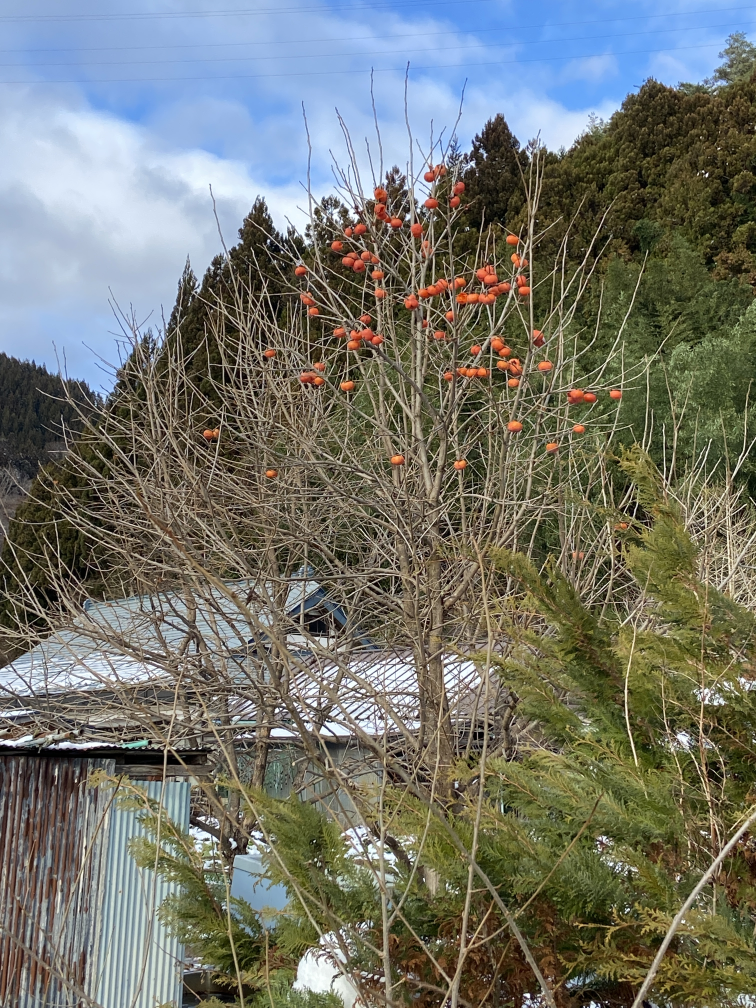
#> input picture img/kaki.JPG, 3024 x 4032 px (shown at 1/4 size)
$ python kaki_detection.py
#> lines starting #> are read from the running program, lines starting #| are printed output that depends on the picture; after the words box and inside, x2 and y2 are one past the last pixel; in counts of white or black regions, pixels touching at a corner belong together
import numpy as np
import cv2
from scipy.optimize import curve_fit

IMAGE_PATH = "./img/kaki.JPG"
OUTPUT_MASKED_IMAGE_PATH = './img/masked_kaki.jpg'
OUTPUT_CONTOURED_IMAGE_PATH = './img/contoured_kaki.jpg'


def gaussian(x, amplitude, mean, stddev):
    return amplitude * np.exp(-((x - mean) ** 2) / (2 * stddev ** 2))

# 画像を読み込み
kaki_img = cv2.imread(IMAGE_PATH)
#> kaki_img is the input picture: shape (4032, 3024, 3); mean B, G, R 108.5, 116.9, 114.9
# 画像をHSVに変換
kaki_HSV = cv2.cvtColor(kaki_img, cv2.COLOR_BGR2HSV)
#> kaki_HSV: shape (4032, 3024, 3); mean H, S, V 47.5, 94.5, 132.6
# 中央値フィルタを使用してノイズを減らす
kaki_blur = cv2.medianBlur(kaki_HSV, 21)
#> kaki_blur: shape (4032, 3024, 3); mean H, S, V 46.7, 87.8, 130.6

# オレンジ色のHSV範囲を調整
lower_orange = np.array([5, 130, 150])
upper_orange = np.array([30, 255, 255])

# HSV画像からオレンジ色の部分のみをマスクとして取得
mask_orange = cv2.inRange(kaki_blur, lower_orange, upper_orange)
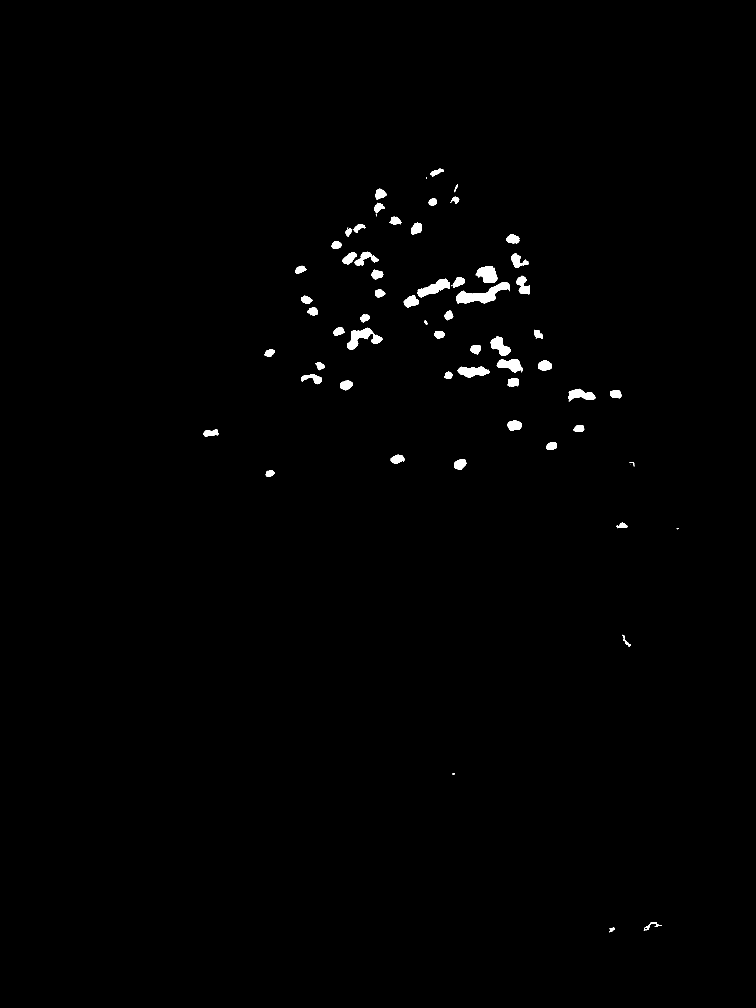
#> mask_orange: shape (4032, 3024) (shown at 1/4 size); 0.7% white; 69 white regions (8 under 20 px), largest, box (x1, y1, x2, y2) and area: (1825, 1128, 2040, 1215) 7596, (1388, 1311, 1531, 1399) 5002, (1670, 1115, 1800, 1190) 4307

# 膨張処理をマスクに適用
kernel = np.ones((5, 5), np.uint8)
mask_orange_dilated = cv2.dilate(mask_orange, kernel, iterations=2)
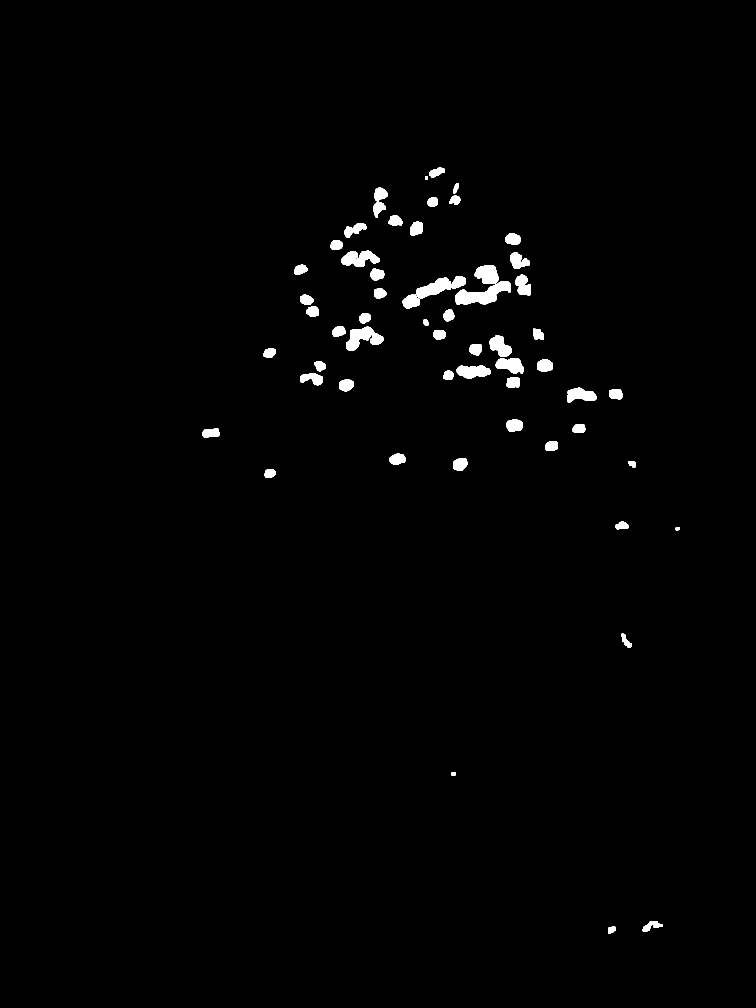
#> mask_orange_dilated: shape (4032, 3024) (shown at 1/4 size); 1.1% white; 58 white regions

# マスクを元の画像に適用してオレンジ色の部分のみを抽出
kaki_masked = cv2.bitwise_and(kaki_img, kaki_img, mask=mask_orange_dilated)

# マスクされた画像をファイルに書き出す
cv2.imwrite(OUTPUT_MASKED_IMAGE_PATH, kaki_masked)

# マスクされた画像に輪郭を描く
kaki_contoured = kaki_img.copy()

# マスクから輪郭を見つける
contours, _ = cv2.findContours(mask_orange_dilated, cv2.RETR_TREE, cv2.CHAIN_APPROX_SIMPLE)
#> contours = 59 contours, 1 with area under 20; largest, box (x1, y1, x2, y2) and area: (1821, 1124, 2044, 1219) 10142, (1666, 1104, 1864, 1194) 7984, (1384, 1307, 1535, 1403) 7261, (1366, 1003, 1519, 1066) 5952, (1899, 1060, 1993, 1136) 5216

# 輪郭の面積を計算してリストに追加
areas = [cv2.contourArea(contour) for contour in contours if cv2.contourArea(contour) > 400]
#> areas = 55 values, max 10142 at index 36, min 428.5 at index 29, mean 2415.2

# ヒストグラムを生成するために面積のデータを使用
area_hist, bin_edges = np.histogram(areas, bins='auto')
#> area_hist = 17 values, max 17 at index 1, min 0 at index 6, mean 3.24; bin_edges = 18 values from 428.5 to 10142
bin_centers = (bin_edges[:-1] + bin_edges[1:]) / 2
#> bin_centers = 17 values from 714.2 to 9856.3

# 最小二乗法を用いてガウス関数にフィット
popt, _ = curve_fit(gaussian, bin_centers, area_hist, p0=[1, np.mean(areas), np.std(areas)])
#> popt = [17.26, 1583.5, 614]
common_area = popt[1]  # 最も一般的な面積のビンの中心
#> common_area = 1583.5

# 最も一般的な面積を用いて個数を推定
total_area = sum(areas)
#> total_area = 132837.5
estimated_count = total_area / common_area if common_area > 0 else 0
#> estimated_count = 83.89

print(f"最小二乗法による共通面積を使用した柿の推定個数: {int(estimated_count)}")
#| 最小二乗法による共通面積を使用した柿の推定個数: 83

# 輪郭を元の画像に描画
cv2.drawContours(kaki_contoured, contours, -1, (255, 255, 255), 1)

# 輪郭が描かれた画像をファイルに書き出す
cv2.imwrite(OUTPUT_CONTOURED_IMAGE_PATH, kaki_contoured)
